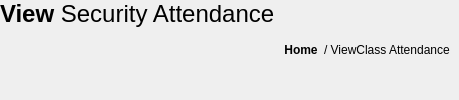
                   <widget class="QFrame" name="frame_188">
                    <property name="frameShape">
                     <enum>QFrame::Shape::NoFrame</enum>
                    </property>
                    <property name="frameShadow">
                     <enum>QFrame::Shadow::Raised</enum>
                    </property>
                    <layout class="QHBoxLayout" name="horizontalLayout_90">
                     <property name="spacing">
                      <number>0</number>
                     </property>
                     <property name="leftMargin">
                      <number>0</number>
                     </property>
                     <property name="topMargin">
                      <number>0</number>
                     </property>
                     <property name="rightMargin">
                      <number>0</number>
                     </property>
                     <property name="bottomMargin">
                      <number>0</number>
                     </property>
                     <item>
                      <widget class="QFrame" name="frame_194">
                       <property name="frameShape">
                        <enum>QFrame::Shape::NoFrame</enum>
                       </property>
                       <property name="frameShadow">
                        <enum>QFrame::Shadow::Raised</enum>
                       </property>
                       <layout class="QVBoxLayout" name="verticalLayout_82">
                        <property name="spacing">
                         <number>0</number>
                        </property>
                        <property name="leftMargin">
                         <number>0</number>
                        </property>
                        <property name="topMargin">
                         <number>0</number>
                        </property>
                        <property name="rightMargin">
                         <number>0</number>
                        </property>
                        <property name="bottomMargin">
                         <number>0</number>
                        </property>
                        <item alignment="Qt::AlignmentFlag::AlignLeft|Qt::AlignmentFlag::AlignTop">
                         <widget class="QLabel" name="label_168">
                          <property name="text">
                           <string>&lt;html&gt;&lt;head/&gt;&lt;body&gt;&lt;p&gt;&lt;span style=&quot; font-size:18pt; font-weight:600;&quot;&gt;View &lt;/span&gt;&lt;span style=&quot; font-size:18pt;&quot;&gt;Security Attendance&lt;/span&gt;&lt;/p&gt;&lt;/body&gt;&lt;/html&gt;</string>
                          </property>
                         </widget>
                        </item>
                       </layout>
                      </widget>
                     </item>
                     <item>
                      <widget class="QFrame" name="frame_195">
                       <property name="sizePolicy">
                        <sizepolicy hsizetype="Expanding" vsizetype="Preferred">
                         <horstretch>0</horstretch>
                         <verstretch>0</verstretch>
                        </sizepolicy>
                       </property>
                       <property name="frameShape">
                        <enum>QFrame::Shape::NoFrame</enum>
                       </property>
                       <property name="frameShadow">
                        <enum>QFrame::Shadow::Raised</enum>
                       </property>
                      </widget>
                     </item>
                     <item>
                      <widget class="QFrame" name="frame_196">
                       <property name="frameShape">
                        <enum>QFrame::Shape::NoFrame</enum>
                       </property>
                       <property name="frameShadow">
                        <enum>QFrame::Shadow::Raised</enum>
                       </property>
                       <layout class="QHBoxLayout" name="horizontalLayout_91">
                        <item>
                         <widget class="QPushButton" name="goHome_button_10">
                          <property name="font">
                           <font>
                            <bold>true</bold>
                           </font>
                          </property>
                          <property name="styleSheet">
                           <string notr="true">border:none;
background-color:none;</string>
                          </property>
                          <property name="text">
                           <string>Home</string>
                          </property>
                         </widget>
                        </item>
                        <item>
                         <widget class="QLabel" name="label_180">
                          <property name="text">
                           <string>&lt;html&gt;&lt;head/&gt;&lt;body&gt;&lt;p&gt;/ View&lt;span style=&quot; font-weight:600;&quot;/&gt;Class Attendance&lt;span style=&quot; font-weight:600;&quot;/&gt;&lt;/p&gt;&lt;/body&gt;&lt;/html&gt;</string>
                          </property>
                         </widget>
                        </item>
                       </layout>
                      </widget>
                     </item>
                    </layout>
                   </widget>
